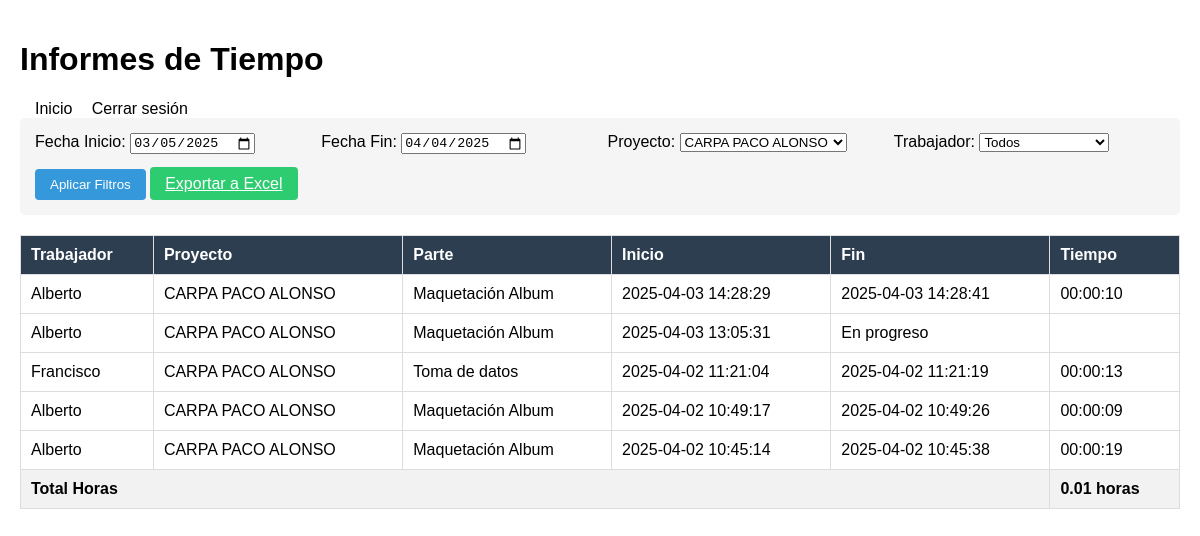
The app's page /tiempo_trabajo/admin/informes.php?proyecto_id=1 (signed in) with its own data.
### tables this page shows
CREATE TABLE `tiempo` (
  `id` int NOT NULL,
  `trabajador_id` int NOT NULL,
  `proyecto_id` int NOT NULL,
  `parte_id` int NOT NULL,
  `inicio` datetime NOT NULL,
  `fin` datetime DEFAULT NULL,
  `tiempo_total` int DEFAULT NULL,
  `pausado` tinyint(1) DEFAULT '0',
  `tiempo_pausado` int DEFAULT '0',
  `ultima_pausa` datetime DEFAULT NULL
);

CREATE TABLE `trabajadores` (
  `id` int NOT NULL,
  `nombre` varchar(50) NOT NULL,
  `apellido` varchar(50) NOT NULL,
  `dni` varchar(9) NOT NULL,
  `telefono` varchar(15) NOT NULL,
  `email` varchar(100) NOT NULL,
  `departamento` varchar(50) NOT NULL
);

CREATE TABLE `proyectos` (
  `id` int NOT NULL,
  `nombre` varchar(100) NOT NULL,
  `descripcion` text
);

CREATE TABLE `partes_proyecto` (
  `id` int NOT NULL,
  `proyecto_id` int NOT NULL,
  `nombre` varchar(100) NOT NULL,
  `descripcion` text
);

### tiempo_trabajo/admin/informes.php (the view, shortened to what this page needs)
<?php
require '../auth.php';
$fecha_inicio = $_GET['fecha_inicio'] ?? date('Y-m-d', strtotime('-30 days'));
$fecha_fin = $_GET['fecha_fin'] ?? date('Y-m-d');
$proyecto_id = $_GET['proyecto_id'] ?? '';
$proyectos = $pdo->query("SELECT id, nombre FROM proyectos")->fetchAll();
$query = "
    SELECT
        t.nombre AS trabajador,
        p.nombre AS proyecto,
        pp.nombre AS parte,
        ti.inicio,
        ti.fin,
        SEC_TO_TIME(ti.tiempo_total) AS tiempo,
        ti.tiempo_total AS segundos
    FROM tiempo ti
    JOIN trabajadores t ON ti.trabajador_id = t.id
    JOIN proyectos p ON ti.proyecto_id = p.id
    JOIN partes_proyecto pp ON ti.parte_id = pp.id
    WHERE DATE(ti.inicio) BETWEEN :fecha_inicio AND :fecha_fin
";
$params = [
    'fecha_inicio' => $fecha_inicio,
    'fecha_fin' => $fecha_fin
];
if (!empty($proyecto_id)) {
    $query .= " AND ti.proyecto_id = :proyecto_id";
    $params['proyecto_id'] = $proyecto_id;
}
$query .= " ORDER BY ti.inicio DESC";
$stmt = $pdo->prepare($query);
$stmt->execute($params);
$registros = $stmt->fetchAll();
$total_horas = array_sum(array_column($registros, 'segundos')) / 3600;
?>
<!DOCTYPE html>
<html lang="es">
<head>
</head>
<body>
    <h1>Informes de Tiempo</h1>
    <div class="navbar">
        <div>
            <a href="../index.php">Inicio</a>
            <a href="../logout.php">Cerrar sesión</a>
        </div>
    </div>
    <div class="filtros">
        <form method="get">
            <div style="display: grid; grid-template-columns: repeat(4, 1fr); gap: 15px;">
                <div>
                    <label>Fecha Inicio:</label>
                    <input type="date" name="fecha_inicio" value="<?= $fecha_inicio ?>" class="form-control">
                </div>
                <div>
                    <label>Fecha Fin:</label>
                    <input type="date" name="fecha_fin" value="<?= $fecha_fin ?>" class="form-control">
                </div>
                <div>
                    <label>Proyecto:</label>
                    <select name="proyecto_id">
                        <?php foreach ($proyectos as $proy): ?>
                            <option value="<?= $proy['id'] ?>" <?= $proyecto_id == $proy['id'] ? 'selected' : '' ?>>
                                <?= htmlspecialchars($proy['nombre']) ?>
                            </option>
                        <?php endforeach; ?>
                    </select>
                </div>
                <div>
                    <label>Trabajador:</label>
                    <select name="trabajador_id">
                        <option value="">Todos</option>
                    </select>
                </div>
            </div>
            <button type="submit" class="btn" style="margin-top: 15px;">Aplicar Filtros</button>
            <a href="informes.php?exportar=excel&<?= http_build_query($_GET) ?>" class="btn btn-export" style="margin-top: 15px;">Exportar a Excel</a>
        </form>
    </div>
    <table>
        <thead>
            <tr>
                <th>Trabajador</th>
                <th>Proyecto</th>
                <th>Parte</th>
                <th>Inicio</th>
                <th>Fin</th>
                <th>Tiempo</th>
            </tr>
        </thead>
        <tbody>
            <?php foreach ($registros as $reg): ?>
            <tr>
                <td><?= htmlspecialchars($reg['trabajador']) ?></td>
                <td><?= htmlspecialchars($reg['proyecto']) ?></td>
                <td><?= htmlspecialchars($reg['parte']) ?></td>
                <td><?= $reg['inicio'] ?></td>
                <td><?= $reg['fin'] ?? 'En progreso' ?></td>
                <td><?= $reg['tiempo'] ?></td>
            </tr>
            <?php endforeach; ?>
            <tr class="total">
                <td colspan="5">Total Horas</td>
                <td><?= round($total_horas, 2) ?> horas</td>
            </tr>
        </tbody>
    </table>
</body>
</html>

### tiempo_trabajo/admin/informes.php (style rules this page uses)
body { font-family: Arial, sans-serif; margin: 0; padding: 20px; }
.filtros { background: #f5f5f5; padding: 15px; margin-bottom: 20px; border-radius: 5px; }
table { width: 100%; border-collapse: collapse; margin-top: 20px; }
th, td { padding: 10px; border: 1px solid #ddd; text-align: left; }
th { background-color: #2c3e50; color: white; }
.total { font-weight: bold; background: #f2f2f2; }
.btn { padding: 8px 15px; background: #3498db; color: white; border: none; border-radius: 4px; cursor: pointer; }
.btn-export { background: #2ecc71; }
.navbar a { color: black; text-decoration: none; margin-left: 15px; }

### records on screen
tiempo: trabajador.nombre "Alberto", proyecto.nombre "CARPA PACO ALONSO", parte.nombre "Maquetación Album", inicio "2025-04-03 14:28:29", fin "2025-04-03 14:28:41", tiempo "00:00:10"
tiempo: trabajador.nombre "Alberto", proyecto.nombre "CARPA PACO ALONSO", parte.nombre "Maquetación Album", inicio "2025-04-03 13:05:31", fin "En progreso"
tiempo: trabajador.nombre "Francisco", proyecto.nombre "CARPA PACO ALONSO", parte.nombre "Toma de datos", inicio "2025-04-02 11:21:04", fin "2025-04-02 11:21:19", tiempo "00:00:13"
tiempo: trabajador.nombre "Alberto", proyecto.nombre "CARPA PACO ALONSO", parte.nombre "Maquetación Album", inicio "2025-04-02 10:49:17", fin "2025-04-02 10:49:26", tiempo "00:00:09"
tiempo: trabajador.nombre "Alberto", proyecto.nombre "CARPA PACO ALONSO", parte.nombre "Maquetación Album", inicio "2025-04-02 10:45:14", fin "2025-04-02 10:45:38", tiempo "00:00:19"

### other values on screen
$total_horas "0.01"
form field proyecto_id "CARPA PACO ALONSO"
